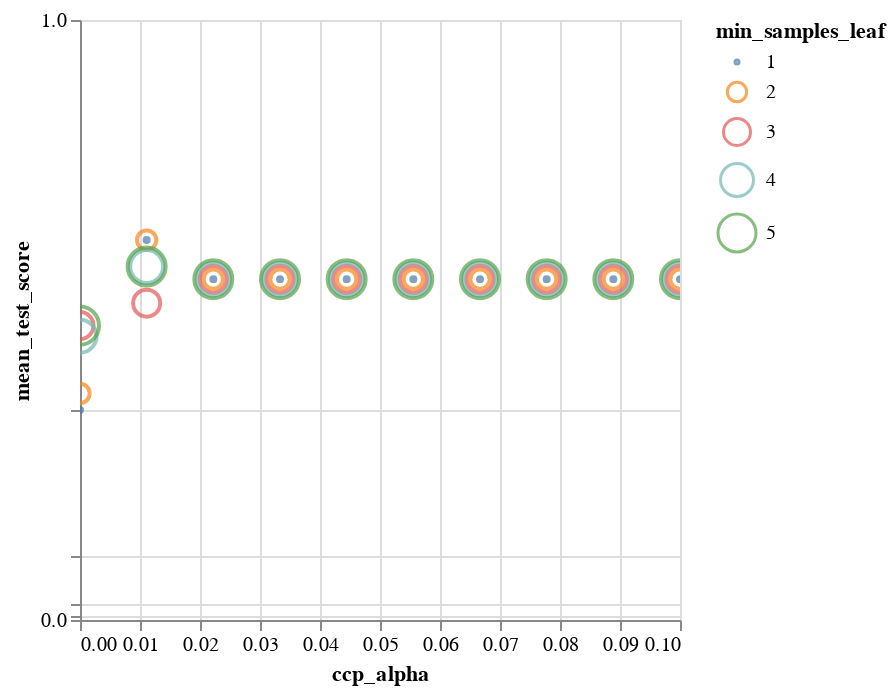

The code cell stored with this chart in its notebook:
### Code cell
scoresdf = pd.DataFrame(DT_.cv_results_['params'])
scoresdf['mean_test_score'] = DT_.cv_results_['mean_test_score']

alt.Chart(scoresdf).mark_point().encode(
    alt.Y('mean_test_score', scale=alt.Scale(type='pow', exponent=10)),
    alt.X('ccp_alpha'),
    alt.Color('min_samples_leaf:N'),
    alt.Size('min_samples_leaf:O'),
    tooltip = ['mean_test_score']
).interactive()

### Figure 1 — Vega-Lite specification as saved in the notebook (floating-point values rounded to 4 significant figures)
{"config": {"view": {"continuousWidth": 300, "continuousHeight": 300}}, "data": {"name": "data-10ffa97ee5a26b19920245339f96a498"}, "mark": {"type": "point"}, "encoding": {"color": {"field": "min_samples_leaf", "type": "nominal"}, "size": {"field": "min_samples_leaf", "type": "ordinal"}, "tooltip": [{"field": "mean_test_score", "type": "quantitative"}], "x": {"field": "ccp_alpha", "type": "quantitative"}, "y": {"field": "mean_test_score", "scale": {"exponent": 10, "type": "pow"}, "type": "quantitative"}}, "params": [{"name": "param_96", "select": {"type": "interval", "encodings": ["x", "y"]}, "bind": "scales"}], "$schema": "https://vega.github.io/schema/vega-lite/v5.17.0.json", "datasets": {"data-10ffa97ee5a26b19920245339f96a498": [{"ccp_alpha": 0.0, "min_samples_leaf": 1, "random_state": 50, "mean_test_score": 0.9003}, {"ccp_alpha": 0.0, "min_samples_leaf": 2, "random_state": 50, "mean_test_score": 0.9072}, {"ccp_alpha": 0.0, "min_samples_leaf": 3, "random_state": 50, "mean_test_score": 0.9313}, {"ccp_alpha": 0.0, "min_samples_leaf": 4, "random_state": 50, "mean_test_score": 0.9278}, {"ccp_alpha": 0.0, "min_samples_leaf": 5, "random_state": 50, "mean_test_score": 0.9313}, {"ccp_alpha": 0.01111, "min_samples_leaf": 1, "random_state": 50, "mean_test_score": 0.9553}, {"ccp_alpha": 0.01111, "min_samples_leaf": 2, "random_state": 50, "mean_test_score": 0.9553}, {"ccp_alpha": 0.01111, "min_samples_leaf": 3, "random_state": 50, "mean_test_score": 0.9381}, {"ccp_alpha": 0.01111, "min_samples_leaf": 4, "random_state": 50, "mean_test_score": 0.9485}, {"ccp_alpha": 0.01111, "min_samples_leaf": 5, "random_state": 50, "mean_test_score": 0.9485}, {"ccp_alpha": 0.02222, "min_samples_leaf": 1, "random_state": 50, "mean_test_score": 0.945}, {"ccp_alpha": 0.02222, "min_samples_leaf": 2, "random_state": 50, "mean_test_score": 0.945}, {"ccp_alpha": 0.02222, "min_samples_leaf": 3, "random_state": 50, "mean_test_score": 0.945}, {"ccp_alpha": 0.02222, "min_samples_leaf": 4, "random_state": 50, "mean_test_score": 0.945}, {"ccp_alpha": 0.02222, "min_samples_leaf": 5, "random_state": 50, "mean_test_score": 0.945}, {"ccp_alpha": 0.03333, "min_samples_leaf": 1, "random_state": 50, "mean_test_score": 0.945}, {"ccp_alpha": 0.03333, "min_samples_leaf": 2, "random_state": 50, "mean_test_score": 0.945}, {"ccp_alpha": 0.03333, "min_samples_leaf": 3, "random_state": 50, "mean_test_score": 0.945}, {"ccp_alpha": 0.03333, "min_samples_leaf": 4, "random_state": 50, "mean_test_score": 0.945}, {"ccp_alpha": 0.03333, "min_samples_leaf": 5, "random_state": 50, "mean_test_score": 0.945}, {"ccp_alpha": 0.04444, "min_samples_leaf": 1, "random_state": 50, "mean_test_score": 0.945}, {"ccp_alpha": 0.04444, "min_samples_leaf": 2, "random_state": 50, "mean_test_score": 0.945}, {"ccp_alpha": 0.04444, "min_samples_leaf": 3, "random_state": 50, "mean_test_score": 0.945}, {"ccp_alpha": 0.04444, "min_samples_leaf": 4, "random_state": 50, "mean_test_score": 0.945}, {"ccp_alpha": 0.04444, "min_samples_leaf": 5, "random_state": 50, "mean_test_score": 0.945}, {"ccp_alpha": 0.05556, "min_samples_leaf": 1, "random_state": 50, "mean_test_score": 0.945}, {"ccp_alpha": 0.05556, "min_samples_leaf": 2, "random_state": 50, "mean_test_score": 0.945}, {"ccp_alpha": 0.05556, "min_samples_leaf": 3, "random_state": 50, "mean_test_score": 0.945}, {"ccp_alpha": 0.05556, "min_samples_leaf": 4, "random_state": 50, "mean_test_score": 0.945}, {"ccp_alpha": 0.05556, "min_samples_leaf": 5, "random_state": 50, "mean_test_score": 0.945}, {"ccp_alpha": 0.06667, "min_samples_leaf": 1, "random_state": 50, "mean_test_score": 0.945}, {"ccp_alpha": 0.06667, "min_samples_leaf": 2, "random_state": 50, "mean_test_score": 0.945}, {"ccp_alpha": 0.06667, "min_samples_leaf": 3, "random_state": 50, "mean_test_score": 0.945}, {"ccp_alpha": 0.06667, "min_samples_leaf": 4, "random_state": 50, "mean_test_score": 0.945}, {"ccp_alpha": 0.06667, "min_samples_leaf": 5, "random_state": 50, "mean_test_score": 0.945}, {"ccp_alpha": 0.07778, "min_samples_leaf": 1, "random_state": 50, "mean_test_score": 0.945}, {"ccp_alpha": 0.07778, "min_samples_leaf": 2, "random_state": 50, "mean_test_score": 0.945}, {"ccp_alpha": 0.07778, "min_samples_leaf": 3, "random_state": 50, "mean_test_score": 0.945}, {"ccp_alpha": 0.07778, "min_samples_leaf": 4, "random_state": 50, "mean_test_score": 0.945}, {"ccp_alpha": 0.07778, "min_samples_leaf": 5, "random_state": 50, "mean_test_score": 0.945}, {"ccp_alpha": 0.08889, "min_samples_leaf": 1, "random_state": 50, "mean_test_score": 0.945}, {"ccp_alpha": 0.08889, "min_samples_leaf": 2, "random_state": 50, "mean_test_score": 0.945}, {"ccp_alpha": 0.08889, "min_samples_leaf": 3, "random_state": 50, "mean_test_score": 0.945}, {"ccp_alpha": 0.08889, "min_samples_leaf": 4, "random_state": 50, "mean_test_score": 0.945}, {"ccp_alpha": 0.08889, "min_samples_leaf": 5, "random_state": 50, "mean_test_score": 0.945}, {"ccp_alpha": 0.1, "min_samples_leaf": 1, "random_state": 50, "mean_test_score": 0.945}, {"ccp_alpha": 0.1, "min_samples_leaf": 2, "random_state": 50, "mean_test_score": 0.945}, {"ccp_alpha": 0.1, "min_samples_leaf": 3, "random_state": 50, "mean_test_score": 0.945}, {"ccp_alpha": 0.1, "min_samples_leaf": 4, "random_state": 50, "mean_test_score": 0.945}, {"ccp_alpha": 0.1, "min_samples_leaf": 5, "random_state": 50, "mean_test_score": 0.945}]}}
